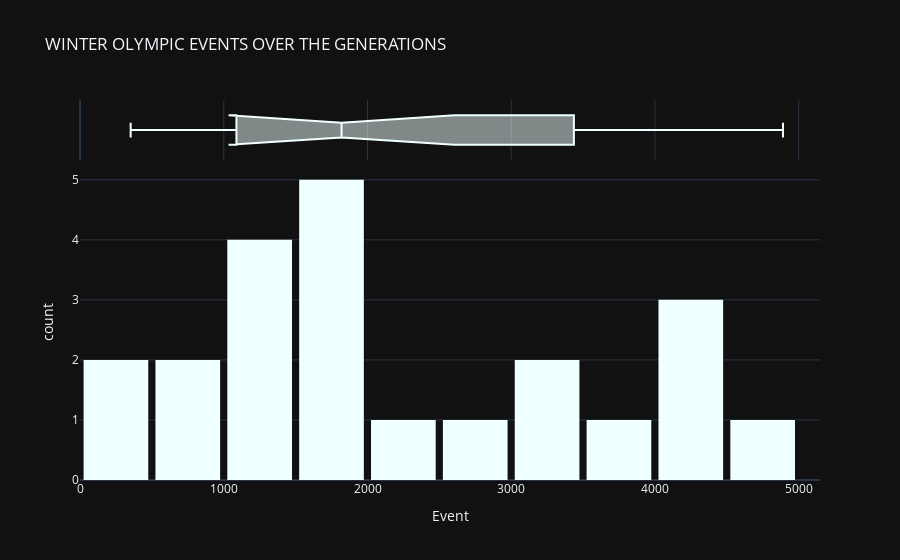

The cell this chart's notebook holds for it:
### Code cell
fig = px.histogram(event_count_winter, x="Event", title="WINTER OLYMPIC EVENTS OVER THE GENERATIONS", nbins=10, template = "plotly_dark", color_discrete_sequence=['azure'], marginal="box")
fig.update_layout(bargap=0.1)
fig.show()

### Figure 1 — Plotly figure (JSON) as saved in the notebook; plotly's stock layout.template omitted (floating-point values rounded to 4 significant figures)
{"data": [{"alignmentgroup": "True", "bingroup": "x", "hovertemplate": "Event=%{x}<br>count=%{y}<extra></extra>", "legendgroup": "", "marker": {"color": "azure", "pattern": {"shape": ""}}, "name": "", "nbinsx": 10, "offsetgroup": "", "orientation": "v", "showlegend": false, "type": "histogram", "x": [460, 582, 352, 895, 1075, 1088, 1307, 1116, 1778, 1891, 1655, 1861, 1746, 2134, 2639, 3436, 3160, 3605, 4109, 4382, 4402, 4891], "xaxis": "x", "yaxis": "y"}, {"alignmentgroup": "True", "hovertemplate": "Event=%{x}<extra></extra>", "legendgroup": "", "marker": {"color": "azure"}, "name": "", "notched": true, "offsetgroup": "", "showlegend": false, "type": "box", "x": [460, 582, 352, 895, 1075, 1088, 1307, 1116, 1778, 1891, 1655, 1861, 1746, 2134, 2639, 3436, 3160, 3605, 4109, 4382, 4402, 4891], "xaxis": "x2", "yaxis": "y2"}], "layout": {"bargap": 0.1, "barmode": "relative", "legend": {"tracegroupgap": 0}, "title": {"text": "WINTER OLYMPIC EVENTS OVER THE GENERATIONS"}, "xaxis": {"anchor": "y", "domain": [0, 1], "title": {"text": "Event"}}, "xaxis2": {"anchor": "y2", "domain": [0, 1], "matches": "x", "showgrid": true, "showticklabels": false}, "yaxis": {"anchor": "x", "domain": [0, 0.8316], "title": {"text": "count"}}, "yaxis2": {"anchor": "x2", "domain": [0.8416, 1], "matches": "y2", "showgrid": false, "showline": false, "showticklabels": false, "ticks": ""}}}
